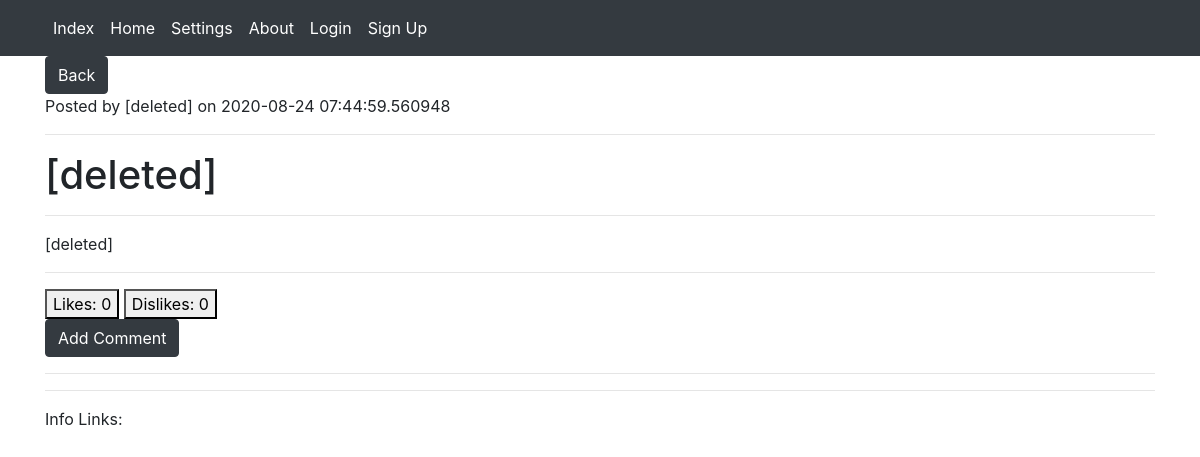
/post/1, run on the app's committed database.
### app.py (models this page shows, shortened)
class FeedPost(db.Model):
    id = db.Column(db.Integer, primary_key=True)
    title = db.Column(db.String(100), nullable=False)
    content = db.Column(db.Text, nullable=False)
    author = db.Column(db.String(20), nullable=False, default='Unknown')
    date = db.Column(db.DateTime, nullable=False, default=datetime.now)
    likes = db.Column(db.Integer, nullable=False, default=0)
    dislikes = db.Column(db.Integer, nullable=False, default=0)

### app.py (the view)
@app.route('/post/<int:id>', methods=['GET', 'POST'])
def display_post(id):
    post = FeedPost.query.get_or_404(id)
    if request.method == 'POST':
        comment_post_id = request.form['post-id']
        comment_content = request.form['content'] if request.form['content'] != '' else '[deleted]'
        comment_author = "John Smith"
        new_comment = PostComments(post_id = comment_post_id, content = comment_content, author = comment_author)
        db.session.add(new_comment)
        db.session.commit()
        return redirect(url_for('display_post', id=id))
    else:
        comments = PostComments.query.filter_by(post_id=id).order_by(PostComments.date.desc()).all()
        return render_template('display_post.html', post=post, comments=comments)

### templates/display_post.html (shortened to what this page needs)
{% extends 'base.html' %}  {% block body %}
<a class="btn btn-dark" href="{{url_for('home')}}">Back</a>
<br />
<p>
  Posted by {% if post.author %} {{post.author}} {% else %} [Unknown] {%endif%}
  on {{post.date}}
</p>
<hr />
<h1>{{post.title}}</h1>
<hr />
<p>{{post.content}}</p>
<hr />
<div class="like-bar">
  <button>Likes: {{post.likes}}</button>
  <button>Dislikes: {{post.dislikes}}</button>
</div>
<div id="comment_section">
  <button id="add-comment" class="btn btn-dark">Add Comment</button>
  <hr />
  <hr />
</div>
{% endblock %}

### data on the page
FeedPost: author "[deleted]", date "2020-08-24 07:44:59.560948", title "[deleted]", content "[deleted]", likes "0", dislikes "0"
